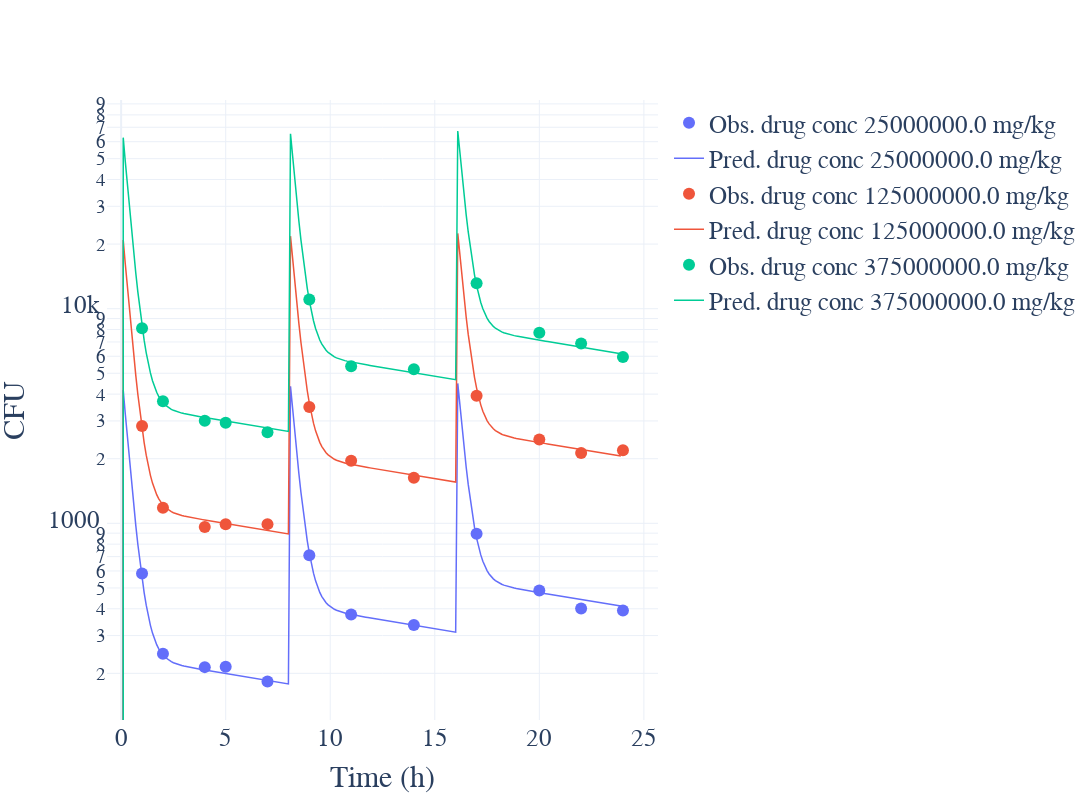

Write notebook code for a chart like this one.
### Code cell
time_test = np.arange(0, 24, 0.1)    

# Plot the results
pop_vs_time_fig = go.Figure()
for i in range(len(drug_conc)):
    plotting_conc = drug_conc[i]
    pop_vs_time_fig.add_trace(go.Scatter(
        x = times,
        y = values[i],
        name = 'Obs. drug conc %s mg/kg' %(str(drug_conc[i])),
        showlegend = True,
        mode = 'markers',
        marker = dict(size = 12, color = colorlist[i])
    ))
    pop_vs_time_fig.add_trace(go.Scatter(
        x = time_test,
        y = np.transpose(model.simulate(found_parameters, time_test))[i],
        name = 'Pred. drug conc %s mg/kg' %(str(drug_conc[i])),
        showlegend = True,
        mode = 'lines',
        line=dict(width = 1.5, color=colorlist[i])
    ))
pop_vs_time_fig.update_layout(height=800, width=1200,xaxis_title = 'Time (h)', yaxis_title='CFU', yaxis_type = 'log',template="plotly_white", font = dict(size = 25, family = 'Times New Roman'))

### Figure 1 — Plotly figure (JSON) as saved in the notebook; plotly's stock layout.template omitted (floating-point values rounded to 4 significant figures; data arrays with more than 128 entries replaced by an {"elided": "..."} marker saying what was removed)
{"data": [{"marker": {"color": "#636EFA", "size": 12}, "mode": "markers", "name": "Obs. drug conc 25000000.0 mg/kg", "showlegend": true, "type": "scatter", "x": [1, 2, 4, 5, 7, 9, 11, 14, 17, 20, 22, 24], "y": [583.5, 246.8, 213.8, 214.8, 183.3, 710.0, 376.0, 336.3, 895.3, 486.2, 400.8, 392.9]}, {"line": {"color": "#636EFA", "width": 1.5}, "mode": "lines", "name": "Pred. drug conc 25000000.0 mg/kg", "showlegend": true, "type": "scatter", "x": {"elided": "240 float values"}, "y": {"elided": "240 float values"}}, {"marker": {"color": "#EF553B", "size": 12}, "mode": "markers", "name": "Obs. drug conc 125000000.0 mg/kg", "showlegend": true, "type": "scatter", "x": [1, 2, 4, 5, 7, 9, 11, 14, 17, 20, 22, 24], "y": [2840.0, 1183.0, 961.9, 990.4, 991.6, 3483.0, 1956.0, 1632.0, 3932.0, 2460.0, 2125.0, 2188.0]}, {"line": {"color": "#EF553B", "width": 1.5}, "mode": "lines", "name": "Pred. drug conc 125000000.0 mg/kg", "showlegend": true, "type": "scatter", "x": {"elided": "240 float values"}, "y": {"elided": "240 float values"}}, {"marker": {"color": "#00CC96", "size": 12}, "mode": "markers", "name": "Obs. drug conc 375000000.0 mg/kg", "showlegend": true, "type": "scatter", "x": [1, 2, 4, 5, 7, 9, 11, 14, 17, 20, 22, 24], "y": [8107.0, 3707.0, 3004.0, 2942.0, 2660.0, 11020.0, 5390.0, 5220.0, 13130.0, 7725.0, 6881.0, 5957.0]}, {"line": {"color": "#00CC96", "width": 1.5}, "mode": "lines", "name": "Pred. drug conc 375000000.0 mg/kg", "showlegend": true, "type": "scatter", "x": {"elided": "240 float values"}, "y": {"elided": "240 float values"}}], "layout": {"font": {"family": "Times New Roman", "size": 25}, "height": 800, "width": 1200, "xaxis": {"title": {"text": "Time (h)"}}, "yaxis": {"title": {"text": "CFU"}, "type": "log"}}}
